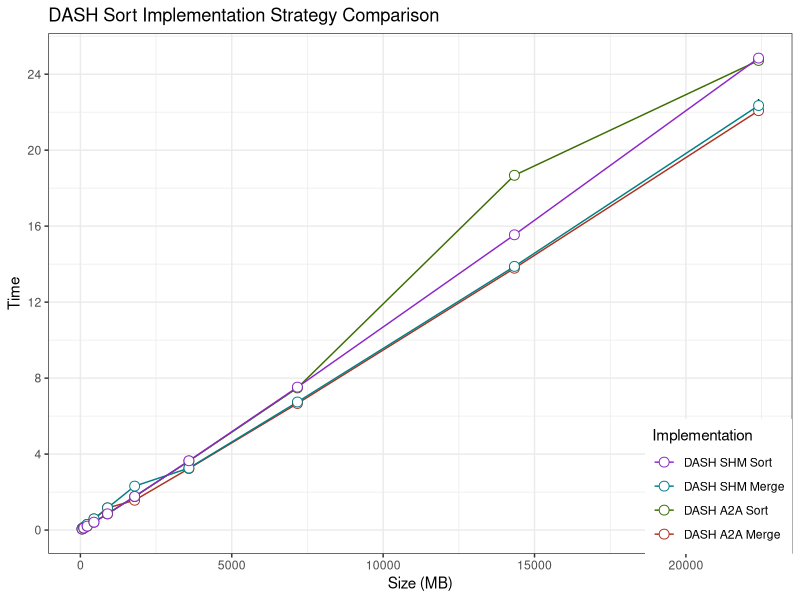
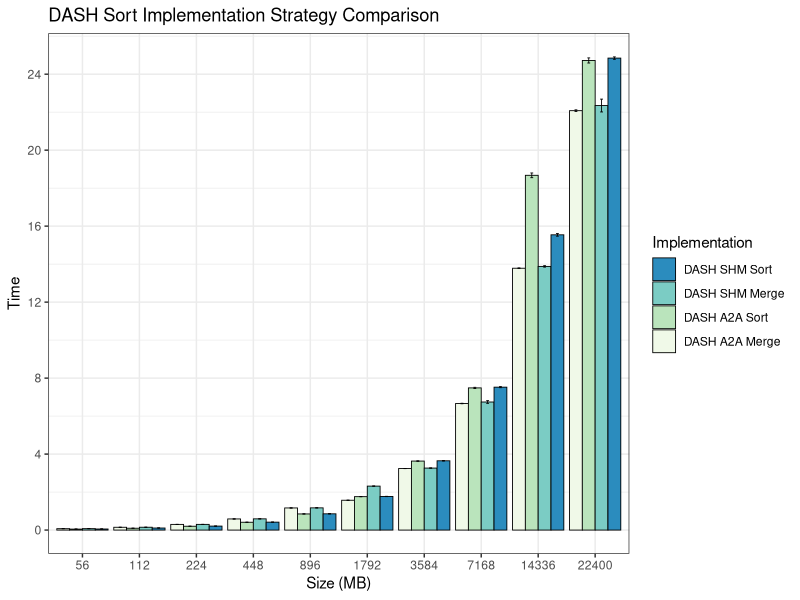

Here is the R script that generated these plots, in order:
library(dplyr)
library(ggplot2)
library(RColorBrewer)

## Summarizes data.
## Gives count, mean, standard deviation, standard error of the mean, and
## confidence interval (default 95%).
##   data: a data frame.
##   measurevar: the name of a column that contains the variable to be summariezed
##   groupvars: a vector containing names of columns that contain grouping variables
##   na.rm: a boolean that indicates whether to ignore NA's
##   conf.interval: the percent range of the confidence interval (default is 95%)
summarySE <- function(data=NULL, measurevar, groupvars=NULL, na.rm=FALSE,
                      conf.interval=.95, .drop=TRUE) {
    # New version of length which can handle NA's: if na.rm==T, don't count them
    length2 <- function (x, na.rm=FALSE) {
        if (na.rm) sum(!is.na(x))
        else       length(x)
    }

    # This does the summary. For each group's data frame, return a vector with
    # N, mean, and sd
    datac <- plyr::ddply(data, groupvars, .drop=.drop,
                         .fun = function(xx, col) {
                             c(N    = length2(xx[[col]], na.rm=na.rm),
                               mean = mean   (xx[[col]], na.rm=na.rm),
                               sd   = sd     (xx[[col]], na.rm=na.rm),
                               min  = min    (xx[[col]], na.rm=na.rm),
                               max  = max    (xx[[col]], na.rm=na.rm)
                               )
                         },
                         measurevar
                         )

    # Rename the "mean" column
    datac <- plyr::rename(datac, c("mean" = measurevar))

    datac$se <- datac$sd / sqrt(datac$N)  # Calculate standard error of the mean

    # Confidence interval multiplier for standard error
    # Calculate t-statistic for confidence interval:
    # e.g., if conf.interval is .95, use .975 (above/below), and use df=N-1
    ciMult <- qt(conf.interval/2 + .5, datac$N-1)
    datac$ci <- datac$se * ciMult

    return(datac)
}

plotLineChart <- function(data, title="") {

# The errorbars overlapped, so use position_dodge to move them horizontally
    pd <- position_dodge(0.1) # move them .05 to the left and right

    ggplot(data, aes(x=Size, y=Time, colour=Test.Case, group=Test.Case)) +
        geom_errorbar(aes(ymin=Time-ci, ymax=Time+ci), colour="black", width=.1, position=pd) +
        geom_line(position=pd) +
        geom_point(position=pd, size=3, shape=21, fill="white") + # 21 is filled circle
        xlab("Size (MB)") +
            ylab("Time") +
            scale_colour_hue(name="Implementation",    # Legend label, use darker colors
                             breaks=c("dash.shm.sort.x", "dash.shm.merge.x", "dash.a2a.sort.x", "dash.a2a.merge.x"),
                             labels=c("DASH SHM Sort", "DASH SHM Merge", "DASH A2A Sort", "DASH A2A Merge"),
                             l=40) +                    # Use darker colors, lightness=40
    ggtitle(title) +
        expand_limits(y=0) +                        # Expand y range
        scale_y_continuous(breaks=0:20*4) +         # Set tick every 4
            theme_bw() +
                theme(legend.justification=c(1,0),
                      legend.position=c(1,0))               # Position legend in bottom right

}

plotBarChart <- function(data, title="") {

    data$Size <- factor(data$Size)

    ggplot(data, aes(x=Size, y=Time, fill=Test.Case)) +
    geom_bar(position=position_dodge(), stat="identity",
             colour="black", # Use black outlines,
             size=.3) +      # Thinner lines
    geom_errorbar(aes(ymin=Time-ci, ymax=Time+ci),
                  size=.3,    # Thinner lines
                  width=.2,
                  position=position_dodge(.9)) +
    xlab("Size (MB)") +
    ylab("Time") +
    scale_fill_brewer(name="Implementation", # Legend label, use darker colors
                   breaks=c("dash.shm.sort.x", "dash.shm.merge.x", "dash.a2a.sort.x", "dash.a2a.merge.x"),
                   labels=c("DASH SHM Sort", "DASH SHM Merge", "DASH A2A Sort", "DASH A2A Merge"),
                   palette="GnBu") +
    ggtitle(title) +
    scale_y_continuous(breaks=0:20*4) +
    theme_bw()
}

summarizeData <- function(rawData) {
    agg <- summarySE(rawData,
                        measurevar="Time",
                        groupvars=c("Size", "Test.Case"),
                        na.rm=TRUE)

    view <- agg %>%
        filter(Size < 25500 &
               (Test.Case == "dash.x" |
                Test.Case == "openmp.x" |
                Test.Case == "tbb-lowlevel.x" |
                Test.Case == "tbb-highlevel.x"))

    return(view)
}

sizeScaling.cores.data <- read.csv("../summary/shared-memory/dash.sizescaling.csv", header=TRUE, strip.white=TRUE)

sizeScaling.cores.agg <- summarySE(sizeScaling.cores.data,
                    measurevar="Time",
                    groupvars=c("Size", "Test.Case"),
                    na.rm=TRUE)

sizeScaling.cores.view <- sizeScaling.cores.agg %>%
    filter((Size < 25000) &
            (Test.Case == "dash.shm.sort.x" |
            Test.Case == "dash.shm.merge.x" |
            Test.Case == "dash.a2a.sort.x" |
            Test.Case == "dash.a2a.merge.x"))

pdf(file="dash-scaling.pdf")

plotLineChart(sizeScaling.cores.view, "DASH Sort Implementation Strategy Comparison")
plotBarChart(sizeScaling.cores.view, "DASH Sort Implementation Strategy Comparison")

dev.off()


